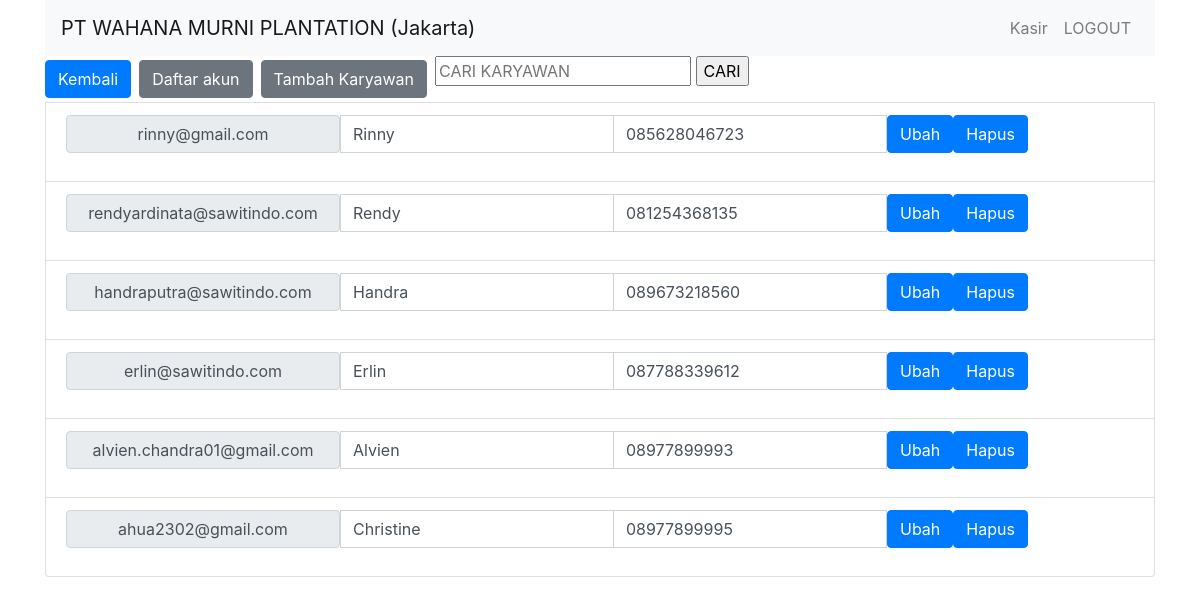
The app's page /peminjamlist.php (signed in) with its own data.
### tables this page shows
CREATE TABLE `karyawan` (
  `idkaryawan` varchar(30) NOT NULL,
  `nama` varchar(20) NOT NULL,
  `telepon` varchar(15) NOT NULL
);

### peminjamlist.php (the view, shortened to what this page needs)
<link rel="stylesheet" href="css/bootstrap.min.css">
	<div class="container">
<?php
include 'koneksi.php';
include 'navbar.php';
echo '<div class="btn-group mr-2" role="group" ><a href="index.php"><button type="button" class="btn btn-primary" >Kembali</button></a></div>';
echo '<div class="btn-group mr-2" role="group" > <a class="btn btn-secondary" href="akun.php">Daftar akun</a> </div>';
echo '<div class="btn-group mr-2" role="group" > <a class="btn btn-secondary" href="register.html">Tambah Karyawan</a> </div>';
echo '<div class="btn-group mr-2" role="group" >
			<form method="GET" action="peminjamlist.php">
				<input class="textinput1" name="keyword" placeholder="CARI KARYAWAN" type="text">
				<input class="button1" type="submit" value="CARI"><br>
			</form>
	</div>';
$con = new mysqli($host, $dbid, $dbpass, $dbname);
if (isset($_GET['keyword']) && $_GET['keyword']!='') {
	$keyword =  str_replace("'","",$_GET['keyword'])  ;
	$keyword = $con -> real_escape_string($keyword);
	$stmt = $con->prepare( "SELECT idkaryawan, nama, telepon FROM karyawan WHERE idkaryawan LIKE '%$keyword%' ORDER BY idkaryawan DESC" ); $stmt->execute();
}else{
	$stmt = $con->prepare( "SELECT idkaryawan, nama, telepon FROM karyawan ORDER BY idkaryawan DESC" ); $stmt->execute();
}
$result = $stmt->get_result();
while($row = mysqli_fetch_assoc($result)) {
	echo '
		<li class="list-group-item d-flex justify-content-between align-items-center">
			<form action="peminjamubah.php?idkaryawan='.$row["idkaryawan"].'"method="POST">
				<div class="input-group">
				<input type="text" class="input-group-text" value="'.$row["idkaryawan"].'" readonly>
				<input type="text" name="nama" class="form-control" value="'.$row["nama"].'"  >
				<input type="text" name="telepon" class="form-control" value="'.$row["telepon"].'"  >
				<button type="submit" class="btn btn-primary" onclick="return confirm()" >Ubah</button>
				<a href="peminjamhapus.php?idkaryawan='.$row["idkaryawan"].'"><button type="button" class="btn btn-primary" onclick="return confirm()" >Hapus</button></a>
				</div>
			</form>
		</li>
	';
}
?>
</div>

### records on screen
karyawan: idkaryawan "rinny@gmail.com", nama "Rinny", telepon "085628046723"
karyawan: idkaryawan "rendyardinata@sawitindo.com", nama "Rendy", telepon "081254368135"
karyawan: idkaryawan "handraputra@sawitindo.com", nama "Handra", telepon "089673218560"
karyawan: idkaryawan "erlin@sawitindo.com", nama "Erlin", telepon "087788339612"
karyawan: idkaryawan "alvien.chandra01@gmail.com", nama "Alvien", telepon "08977899993"
karyawan: idkaryawan "ahua2302@gmail.com", nama "Christine", telepon "08977899995"

### other values on screen
$nama "Kasir"
